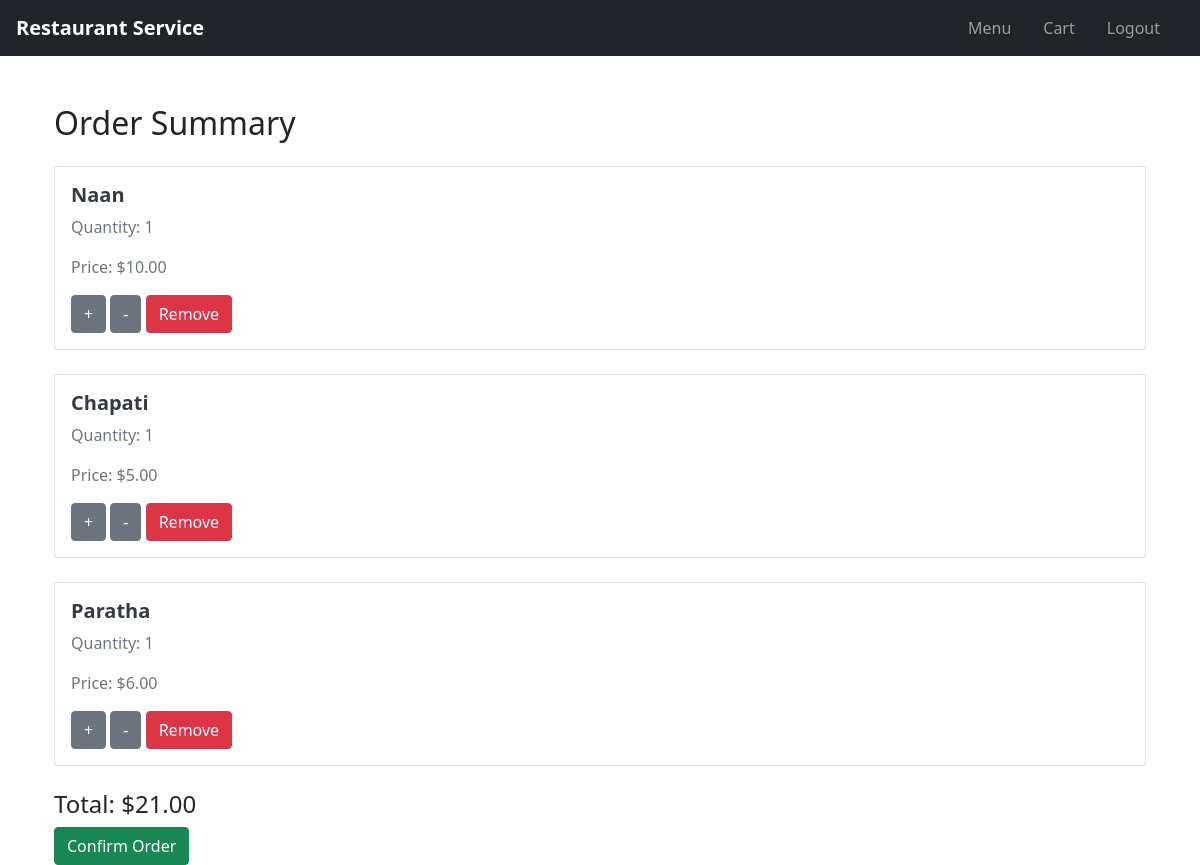
The app's page /cart/ (signed in) with its own data.
### main/models.py (models this page shows, shortened)
class CartItem(models.Model):
    cart = models.ForeignKey(Cart, on_delete=models.CASCADE)
    menu_item = models.ForeignKey(MenuItem, on_delete=models.CASCADE)
    quantity = models.PositiveIntegerField(default=1)
    price = models.DecimalField(max_digits=6, decimal_places=2, default=0.00)
    is_confirmed = models.BooleanField(default=False)
    created_at = models.DateTimeField(default=timezone.now)
    total = models.DecimalField(max_digits=10, decimal_places=2, default=0.00)

class MenuItem(models.Model):
    name = models.CharField(max_length=100)
    description = models.TextField()
    price = models.DecimalField(max_digits=6, decimal_places=2)

class Cart(models.Model):
    user = models.ForeignKey(User, on_delete=models.CASCADE)
    created_at = models.DateTimeField(default=timezone.now)
    total = models.DecimalField(max_digits=10, decimal_places=2, default=0.00)
    is_confirmed = models.BooleanField(default=False)

### main/views.py (the view)
# urls.py: path('cart/', views.view_cart, name='view_cart'),
def view_cart(request):
    if not request.user.is_authenticated:
        return redirect('login')
    cart, created = Cart.objects.get_or_create(user=request.user)
    cart_items = CartItem.objects.filter(cart=cart)
    return render(request, 'main/view_cart.html', {'cart_items': cart_items , 'cart': cart})

### main/templates/main/view_cart.html
{% extends 'main/base.html' %}
{% block content %}
<div class="container">
    <h2 class="my-4">Order Summary</h2>
    <div class="row">
        {% for item in cart_items %}
        <div class="col-md-12">
            <div class="card mb-4">
                <div class="card-body">
                    <h5 class="card-title">{{ item.menu_item.name }}</h5>
                    <p class="card-text">Quantity: {{ item.quantity }}</p>
                    <p class="card-text">Price: ${{ item.price }}</p>
                    <a href="{% url 'adjust_quantity' item.id 'increase' %}" class="btn btn-secondary">+</a>
                    <a href="{% url 'adjust_quantity' item.id 'decrease' %}" class="btn btn-secondary">-</a>
                    <a href="{% url 'remove_item' item.id %}" class="btn btn-danger">Remove</a>
                </div>
            </div>
        </div>
        {% empty %}
        <div class="col-md-12">
            <p>Your cart is empty.</p>
        </div>
        {% endfor %}
    </div>
    <div class="text-right">
        <h4>Total: ${{ cart.total }}</h4>
        <a href="{% url 'confirm_order' %}" class="btn btn-success">Confirm Order</a>
    </div>
</div>
{% endblock %}

### main/static/main/style.css (style rules this page uses)
* { margin: 0; padding: 0; box-sizing: border-box; }
body { font-family: 'Arial', sans-serif; background-color: #f8f9fa; color: #495057; }
.card { background-color: #ffffff; border: 1px solid rgba(0, 0, 0, 0.125); border-radius: 0.5rem; transition: box-shadow 0.3s ease; }
.card-title { font-size: 1.25rem; font-weight: bold; color: #343a40; }
.card-text { color: #6c757d; }

### records on screen
CartItem: menu_item.name "Naan", quantity "1", price "10.00"
CartItem: menu_item.name "Chapati", quantity "1", price "5.00"
CartItem: menu_item.name "Paratha", quantity "1", price "6.00"
Cart: total "21.00"
